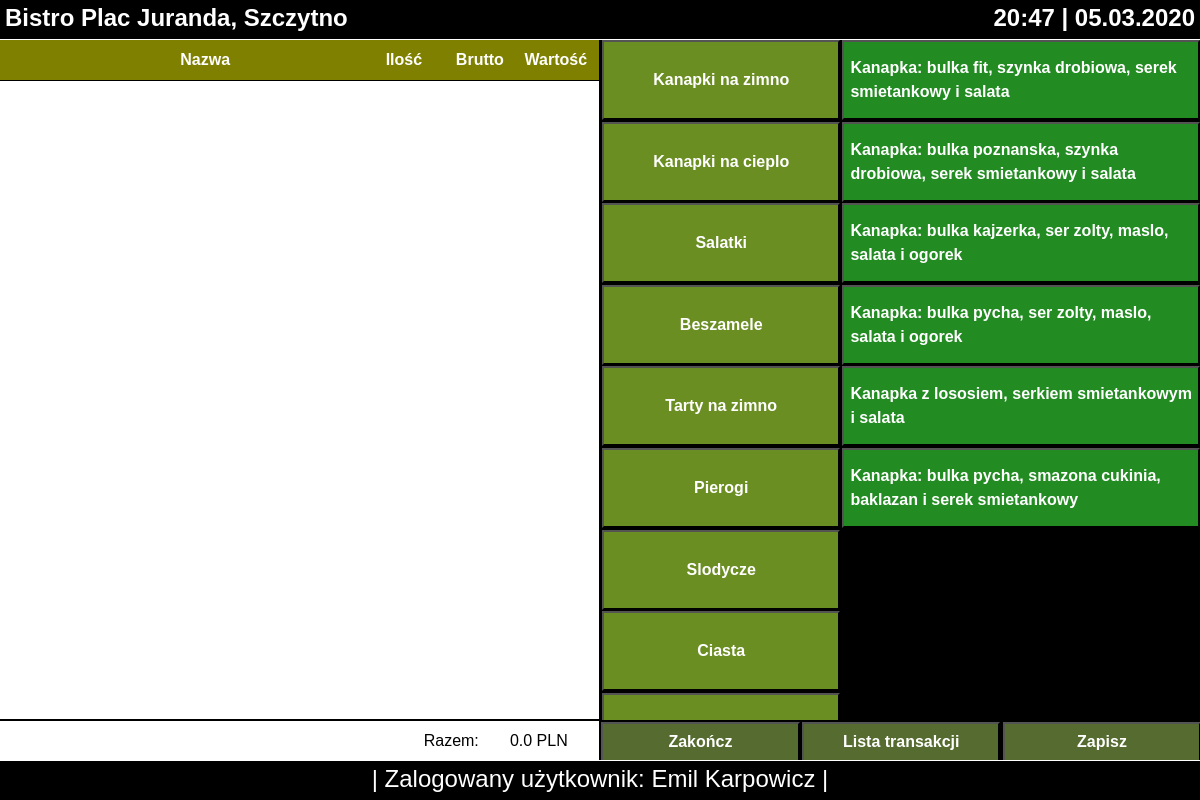
/bistro/panel_transakcji (signed in), run on the app's committed database.
### BistroManagementToolApp/models.py (models this page shows, shortened)
class ProductGroup(models.Model):
    date_created = models.DateTimeField(null=True)
    name = models.CharField(max_length=255)
    type = models.ForeignKey(ProductType,on_delete=models.CASCADE,related_name='groups')

class Product(models.Model):
    ext_id = models.CharField(max_length=10,unique=True)
    date_created = models.DateTimeField(null=True)
    status = models.BooleanField(default=True)
    type = models.ForeignKey(ProductType,on_delete=models.CASCADE,related_name='products')
    group = models.ForeignKey(ProductGroup,on_delete=models.CASCADE,related_name='products')
    vat_rate = models.DecimalField(max_digits=10,decimal_places=2)
    name = models.CharField(max_length=255)
    ingredients = models.ManyToManyField(Ingredient,related_name='products',through='IngredientsInProduct')
    monthly_potential = models.DecimalField(max_digits=10,decimal_places=2,default=0.00)
    share_in_sales = models.DecimalField(max_digits=10,decimal_places=2,default=0.00)
    brutto_price = models.DecimalField(max_digits=10,decimal_places=2,default=0.00)
    netto_price = models.DecimalField(max_digits=10,decimal_places=2,default=0.00)
    unit_cost = models.DecimalField(max_digits=10,decimal_places=6,default=0.00)
    food_cost = models.DecimalField(max_digits=10,decimal_places=2,default=0.00)
    unit_margin = models.DecimalField(max_digits=10,decimal_places=6,default=0.00)
    product_margin = models.DecimalField(max_digits=10,decimal_places=2,default=0.00)
    total_income = models.DecimalField(max_digits=10,decimal_places=2,default=0.00)
    total_cost = models.DecimalField(max_digits=10,decimal_places=6,default=0.00)
    total_profit = models.DecimalField(max_digits=10,decimal_places=6,default=0.00)
    vat_paid = models.DecimalField(max_digits=10,decimal_places=2,default=0.00)
    vat_due = models.DecimalField(max_digits=10,decimal_places=2,default=0.00)
    def __str__(self):
        return self.name

### BistroManagementToolApp/views.py (the view)
@login_required
def panel_transakcji(request):
    ProductsInTransactionFormset = formset_factory(ProductsInTransactionForm)
    if request.method == 'POST':
        products_in_transaction_formset = ProductsInTransactionFormset(request.POST)
        if products_in_transaction_formset.is_valid():
            if len(products_in_transaction_formset.forms) > 1:
                new_transaction = TransactionForm().save(commit=False)
                new_transaction.date_created = datetime.now()
                new_transaction.sales_person = ApplicationUser.objects.get(user=request.user)
                for f in products_in_transaction_formset[1:]:
                    new_transaction.number_of_products_in_transaction += float(f.cleaned_data['quantity'])
                    new_transaction.netto_transaction_value += float(Product.objects.get(name=f.cleaned_data['product']).netto_price * f.cleaned_data['quantity'])
                    new_transaction.vat_due_in_transaction += float(Product.objects.get(name=f.cleaned_data['product']).vat_paid * f.cleaned_data['quantity'])
                    new_transaction.brutto_transaction_value += float(Product.objects.get(name=f.cleaned_data['product']).brutto_price * f.cleaned_data['quantity'])
                new_transaction.save()
                for f in products_in_transaction_formset[1:]:
                    f = f.save(commit=False)
                    f.transaction = new_transaction
                    f.save()
            products_in_transaction_formset = ProductsInTransactionFormset()
            transactions = Transaction.objects.order_by('-date_created').all()
            product_groups = ProductGroup.objects.all()
            product_items = Product.objects.all()
            my_dict = {'transactions': transactions, 'product_groups': product_groups, 'product_items': product_items,
                       'form_set': products_in_transaction_formset}
            return render(request, 'BistroManagementToolApp/panel_transakcji.html', context=my_dict)
        else:
            print(products_in_transaction_formset.errors)
            return render(request, 'BistroManagementToolApp/panel_sprzedawcy.html')
    else:
        products_in_transaction_formset = ProductsInTransactionFormset()
        transactions = Transaction.objects.order_by('-date_created').all()
        product_groups = ProductGroup.objects.all()
        product_items = Product.objects.all()
        my_dict = {'transactions':transactions,'product_groups':product_groups,'product_items':product_items,'form_set':products_in_transaction_formset}
        return render(request, 'BistroManagementToolApp/panel_transakcji.html', context=my_dict)

### BistroManagementToolApp/models.py (called while the page is built)
    def __str__(self):
        return self.user.username

### templates/BistroManagementToolApp/panel_transakcji.html (shortened to what this page needs)
<!DOCTYPE html>
{% extends "BistroManagementToolApp/base.html" %}
{% load static %}
{% block own_css_block %}
    <link rel="stylesheet" href={% static "css/BistroManagementToolApp/styles_main.css" %}>
    <link rel="stylesheet" href={% static "css/BistroManagementToolApp/styles_transaction_page.css" %}>
{% endblock %}
{% block body_block %}
    <div class="transaction_window">
        <div class="transction_window_header">
            <div id="header_nazwa" class="header_item"><strong>Nazwa</strong></div>
            <div id="header_ilosc" class="header_item"><strong>Ilość</strong></div>
            <div id="header_brutto" class="header_item"><strong>Brutto</strong></div>
            <div id="header_total" class="header_item"><strong>Wartość</strong></div>
        </div>
        <div class="transction_window_main disable-scrollbars">
        </div>
        <div class="transaction_window_summary">
            <div id="summary_label" class="summary_item">Razem:</div>
            <div id="summary_amount" class="summary_item">0.0 PLN</div>
        </div>
    </div>
    <div id="transaction_offer" class="transaction_offer_visible">
        <div class="product_groups disable-scrollbars">
            {% if product_groups %}
                {% for group in product_groups %}
                <button id="pg{{ group.id }}" class="group_item"><strong>{{ group.name }}</strong></button>
                {% endfor %}
            {% else %}
                <p>Brak grup produktowych do wyświetlenia</p>
            {% endif %}
        </div>
        <div class="product_items disable-scrollbars">
            {% if product_items %}
                {% for product in product_items %}
                    <button id="{{ product.name }}" class="product_item pg{{ product.group.id}}" data-product_ext_id="{{ product.ext_id }}" data-product_name="{{ product.name }}" data-product_brutto_price="{{ product.brutto_price }}"><strong>{{ product.name }}</strong></button>
                {% endfor %}
            {% else %}
                <p>Brak produktów do wyświetlenia</p>
            {% endif %}
        </div>
        <div id="twf_two" class="transction_window_footer">
            <button id="fi_zakończ" class="footer_item" onclick ="location.href='{% url 'BistroManagementToolApp:panel_sprzedawcy' %}'"><strong>Zakończ</strong></button>
            <button id="fi_lista_transakcji" class="footer_item"><strong>Lista transakcji</strong></button>
            <button id="fi_zapisz" class="footer_item"><strong>Zapisz</strong></button>
        </div>
    </div>
{% endblock %}

### templates/BistroManagementToolApp/base.html (shortened to what this page needs)
<!DOCTYPE html>
<html lang="en">
{% load static %}
<head>
    <link rel="stylesheet" href="https://stackpath.bootstrapcdn.com/bootstrap/4.4.1/css/bootstrap.min.css">
    {% block own_css_block %}
    {% endblock %}
</head>
<body>
        <div class="header-container">
           <p id="p_name"><strong>Bistro Plac Juranda, Szczytno</strong></p>
           <p id="p_date"><strong>20:47 | 05.03.2020</strong></p>
        </div>
        <div class="body-container">
            {% block body_block %}
            {% endblock %}
        </div>
        <div class="footer-container">
            {% if user.is_authenticated %}
            <p id="full_footer"> | Zalogowany użytkownik: {{ user.first_name}} {{ user.last_name }} |</p>
            {% else %}
            <p id="short_footer">| Wybierz użytkownika i wpisz PIN |</p>
            <p id="full_footer">  | Wybierz użytkownika i wpisz PIN aby się zalogować | </p>
            {% endif %}
        </div>
</body>
</html>

### static/css/BistroManagementToolApp/styles_main.css (style rules this page uses)
* { box-sizing: border-box; }
html { width:100%; height:100%; overflow: hidden; margin: 0; }
body { display: flex; flex-direction: column; width:inherit; height:inherit; justify-content: center; align-items: center; font-family: Arial; color: white; background-color: white; margin:0; overflow: hidden; }
button { color:white; }
.header-container { display: flex; flex-direction:row; height:5vh; width: 100%; justify-content: center; align-content: center; padding-left: 5px; padding-right: 5px; border-bottom: solid white 1px; background-color: black; font-size:3vh; }
.footer-container { display: flex; flex-direction:row; height:5vh; width: 100%; justify-content: center; align-content: center; padding-left: 5px; padding-right: 5px; border-top: solid white 1px; background-color: black; font-size:3vh; }
#full_footer { display: none }
.body-container { display: flex; flex-direction: column; height: 90vh; width: 100%; justify-content: center; align-items: center; background-color: black; }
#p_date { display: none }
@media only screen and (min-width: 600px) and (orientation:landscape) { .body-container { flex-direction: row; } }
@media only screen and (min-width: 600px) and (orientation:landscape) { .header-container { justify-content: space-between; } }
@media only screen and (min-width: 600px) and (orientation:landscape) { #full_footer { display: inherit } }
@media only screen and (min-width: 600px) and (orientation:landscape) { #p_date { display: inherit } }

### data on the page
ProductGroup: name "Kanapki na zimno"
ProductGroup: name "Kanapki na cieplo"
ProductGroup: name "Salatki"
ProductGroup: name "Beszamele"
ProductGroup: name "Tarty na zimno"
ProductGroup: name "Pierogi"
ProductGroup: name "Slodycze"
ProductGroup: name "Ciasta"
Product: name "Kanapka: bulka fit, szynka drobiowa, serek smietankowy i salata"
Product: name "Kanapka: bulka poznanska, szynka drobiowa, serek smietankowy i salata"
Product: name "Kanapka: bulka kajzerka, ser zolty, maslo, salata i ogorek"
Product: name "Kanapka: bulka pycha, ser zolty, maslo, salata i ogorek"
Product: name "Kanapka z lososiem, serkiem smietankowym i salata"
Product: name "Kanapka: bulka pycha, smazona cukinia, baklazan i serek smietankowy"

### other printed values
{{ user.first_name }} "Emil"
{{ user.last_name }} "Karpowicz"
